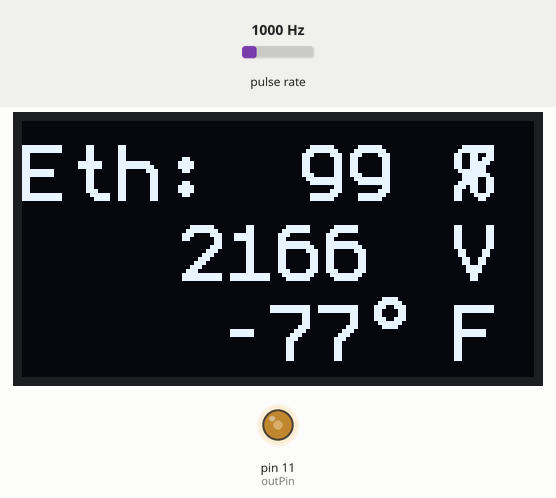
A sketch run on a simulated Arduino Uno, built with avr-gcc and run on an emulated ATmega328P. On the bench: 128×64 one-colour display, output pins drawn as LEDs (lit = HIGH). Wiring (inferred from the names in the program): pulse sensor: data pin 8. The inputs (shaded band) are chosen by the test bench; at power-on: pulse rate 1000 Hz.

Above: at 1.57 s.
1.8 s: pulse rate (sensor on pin 8) set to 100 Hz
At 2.8 s:
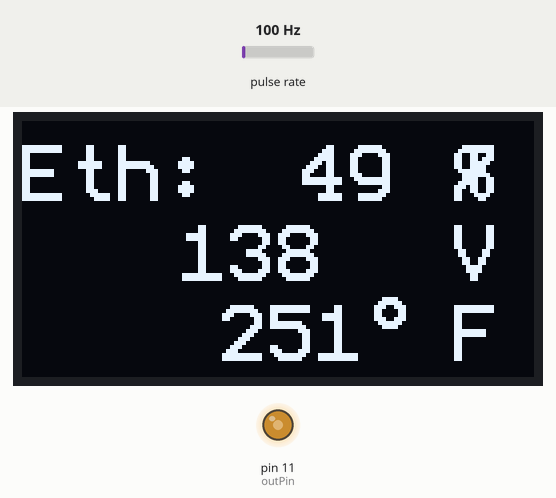
3.7 s: pulse rate (sensor on pin 8) set to 1250 Hz
At 6.2 s:
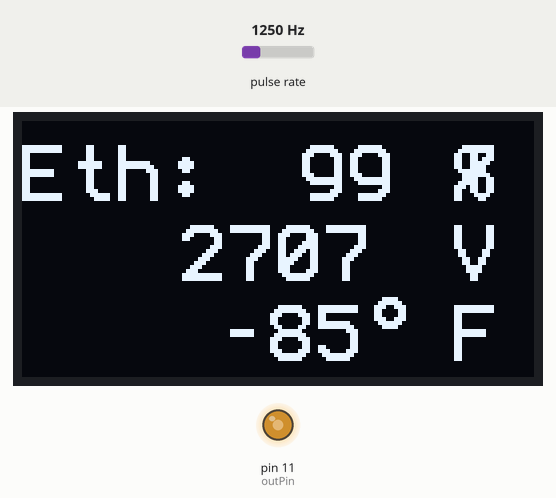
6.7 s: pulse rate (sensor on pin 8) set to 49 Hz
At 8.6 s:
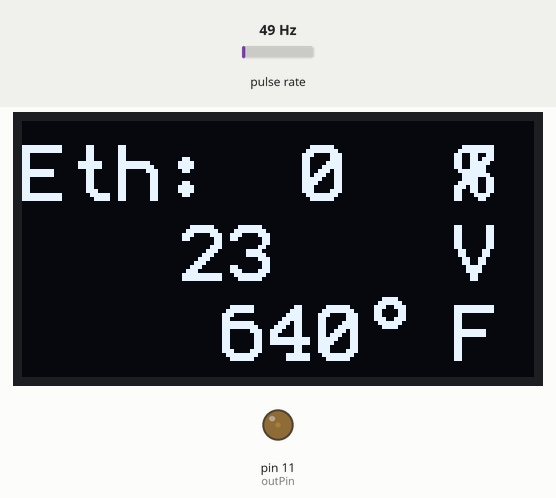
Timing chart, 0 to 10.1 s (numbered marks = the images above; inputs shaded):
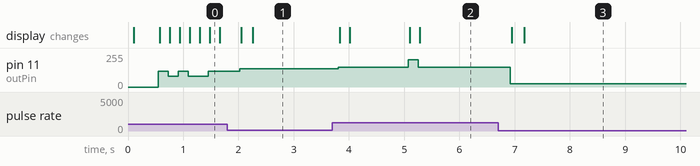

Measured:
- after the input at 3.7 s, pin 11 (outPin): 138/255 → 147/255 after 0.11 s, → 203/255 1.3 s later, → 147/255 0.18 s later; the display: first changes after 0.14 s (image 2 shows a later state)
- after the input at 6.7 s, the display: first changes after 0.25 s (image 3 shows a later state)

The sketch:

TunerThingsECA_v01_Beta.ino
```cpp
/*
 * Tuner Things Ethanol Content Analyzer
 * Version 0.1 Beta
 *
 * This program was developed for the Seeeduino Nano with a Grove - OLED Display 0.96" (SSD1315)
 * but will work for many different Arduino devices with a little modification. Tuner Things ECA was developed thanks
 * to many developers and pieces of source code from around the web. The majority of the code can be found on various forums
 * from various developers however I've developed a good bit of the code relating to the bluetooth connectivity because the
 * other options for BT ethanol analyzers on the Google Play Store were seriously outdated and did not work with my own personal
 * device. Major thanks to all of the various posters on the automotive forums that I spent HOURS scouring for help.
 */


#include <Arduino.h>
#include <U8g2lib.h>
#include <SoftwareSerial.h>

#ifdef U8X8_HAVE_HW_SPI
#include <SPI.h>
#endif
#ifdef U8X8_HAVE_HW_I2C
#include <Wire.h>
#endif

// Initializes the u8g2 screen
U8G2_SSD1306_128X64_NONAME_F_SW_I2C u8g2(U8G2_R0, /* clock=*/ SCL, /* data=*/ SDA, /* reset=*/ U8X8_PIN_NONE);

// Initializes HC-06 Bluetooth module and links to pins 2-Tx and 3-Rx
SoftwareSerial hc06(2,3);


int inpPin = 8;     //define input pin to 8
int outPin = 11;    //define PWM output, possible pins with u8g2 and 32khz freq. are 3 and 11 (Nano and Uno)

//Define global variables
volatile uint16_t revTick;    //Ticks per revolution
uint16_t pwm_output  = 0;     //integer for storing PWM value (0-255 value)
int HZ;                       //unsigned 16bit integer for storing HZ input
int ethanol = 0;              //Store ethanol percentage here
float expectedv;              //store expected voltage here - range for typical GM sensors is usually 0.5-4.5v
int duty;                     //Duty cycle (0.0-100.0)
float period;                 //Store period time here (eg.0.0025 s)
float temperature = 0;        //Store fuel temperature here
int fahr = 0;
int cels = 0;
static long highTime = 0;
static long lowTime = 0;
static long tempPulse;

void setupTimer()   // setup timer1
{
  TCCR1A = 0;      // normal mode
  TCCR1B = 132;    // (10000100) Falling edge trigger, Timer = CPU Clock/256, noise cancellation on
  TCCR1C = 0;      // normal mode
  TIMSK1 = 33;     // (00100001) Input capture and overflow interupts enabled
  TCNT1 = 0;       // start from 0
}

ISR(TIMER1_CAPT_vect)    // PULSE DETECTED!  (interrupt automatically triggered, not called by main program)
{
  revTick = ICR1;      // save duration of last revolution
  TCNT1 = 0;       // restart timer for next revolution
}

ISR(TIMER1_OVF_vect)    // counter overflow/timeout
{ revTick = 0; }        // Ticks per second = 0

void setup()
{
  // Begins both BT and Serial output transmissions - 9600 Baud
  hc06.begin(9600);
  Serial.begin(9600);
  pinMode(inpPin,INPUT);

  setPwmFrequency(outPin,1); //Modify frequency on PWM output
  setupTimer();

  // Initialize Screen and set smaller font for logo
  u8g2.begin();
  u8g2.setFont(u8g2_font_9x18B_tf );
  u8g2.setCursor(20,30);
  u8g2.print("TUNER THINGS");
  u8g2.setCursor(30,50);
  u8g2.print("Ethanol");
  u8g2.setCursor(50,60);
  u8g2.print("Analyzer");
  u8g2.sendBuffer();
  delay(400);


}

void loop(){
  // Clears Memory
  u8g2.clearBuffer();
  // Sets Font
  u8g2.setFont(u8g2_font_profont22_tf);

  getfueltemp(inpPin); //read fuel temp from input duty cycle

  if (revTick > 0) // Avoid dividing by zero, sample in the HZ
    {HZ = 62200 / revTick;}     // 3456000ticks per minute, 57600 per second
    else
    {HZ = 0;}                   //needs real sensor test to determine correct tickrate

  //calculate ethanol percentage
    if (HZ > 50) // Avoid dividing by zero
    {ethanol = (HZ-50);}
    else
    {ethanol = 0;}

  if (ethanol > 99) // Avoid overflow in PWM
    {ethanol = 99;}

  expectedv = ((((HZ-50.0)*0.01)*4)+0.5);

  //Screen calculations
  pwm_output = 1.1 * (255 * (expectedv/5.0)); //calculate output PWM for ECU

  // Sends ETOH percentage and temp to HC-06
  hc06.print(ethanol);
  hc06.print(temperature);

  // Sets cursors and outputs for ETOH %, PWM Output Signal voltage, and Temperature in F
  u8g2.setCursor(0, 20);
  u8g2.print("Eth:     %");
  u8g2.setCursor(70, 20);
  u8g2.print(ethanol);
  u8g2.setCursor(0, 40);
  u8g2.print("         V");
  u8g2.setCursor(40, 40);
  u8g2.print(pwm_output);
  u8g2.setCursor(0,60);
  u8g2.print("         F");
  u8g2.setCursor(50,60);

  // Calculates F from C
  int newTemp = ((temperature * 1.8)+32);
  u8g2.print(newTemp);
  u8g2.print(char(176));

  //PWM output
  analogWrite(outPin, pwm_output); //write the PWM value to output pin
  u8g2.sendBuffer();
  delay(100);  //make screen more easily readable by not updating it too often

}

// Read fuel temp from input duty cycle
void getfueltemp(int inpPin){
  highTime = 0;
  lowTime = 0;

  tempPulse = pulseIn(inpPin,HIGH);
  if(tempPulse>highTime){
    highTime = tempPulse;
  }

  tempPulse = pulseIn(inpPin,LOW);
  if(tempPulse>lowTime){
    lowTime = tempPulse;
  }

// Calculate duty cycle (integer extra decimal)
duty = ((100*(highTime/(double (lowTime+highTime)))));

// Calculate total period time
float T = (float(1.0/float(HZ)));

// Calculate the active period time (100-duty)*T
float period = float(100-duty)*T;

// Convert ms to whole number
float temp2 = float(10) * float(period);

//Calculate temperature for display (1ms = -40, 5ms = 80)
temperature = ((40.25 * temp2)-81.25);
int cels = int(temperature);
cels = cels*0.1;
float fahrtemp = ((temperature*1.8)+32);
fahr = fahrtemp*0.1;

}

// This code snippet raises the timers linked to the PWM outputs
// This way the PWM frequency can be raised or lowered. Prescaler of 1 sets PWM output to 32KHz (pin 3, 11)
void setPwmFrequency(int pin, int divisor) {
  byte mode;
  if(pin == 5 || pin == 6 || pin == 9 || pin == 10) {
    switch(divisor) {
      case 1: mode = 0x01; break;
      case 8: mode = 0x02; break;
      case 64: mode = 0x03; break;
      case 256: mode = 0x04; break;
      case 1024: mode = 0x05; break;
      default: return;
    }
    if(pin == 5 || pin == 6) {
      TCCR0B = TCCR0B & 0b11111000 | mode;
    } else {
      TCCR1B = TCCR1B & 0b11111000 | mode;
    }
  } else if(pin == 3 || pin == 11) {
    switch(divisor) {
      case 1: mode = 0x01; break;
      case 8: mode = 0x02; break;
      case 32: mode = 0x03; break;
      case 64: mode = 0x04; break;
      case 128: mode = 0x05; break;
      case 256: mode = 0x06; break;
      case 1024: mode = 0x7; break;
      default: return;
    }
    TCCR2B = TCCR2B & 0b11111000 | mode;
  }
}
```
